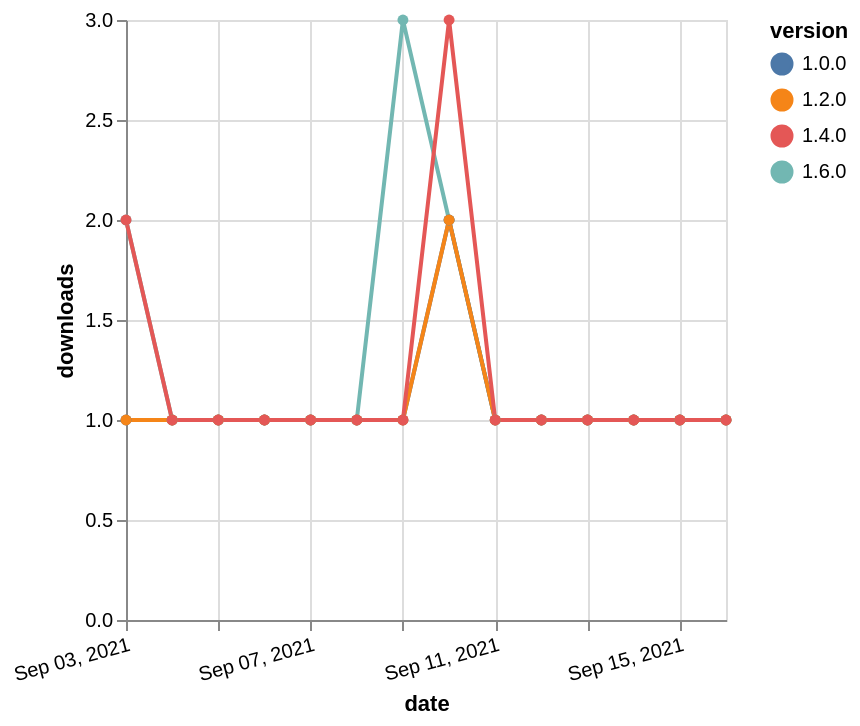

The specification (Vega-Lite) saved for this image:
### Vega-Lite specification from a JSON file in a GitHub repository (floating-point values rounded to 4 significant figures)
{"$schema": "https://vega.github.io/schema/vega-lite/v5.json", "description": "A simple bar chart with embedded data.", "data": {"values": [{"date": "2021-09-03", "total": 130, "delta": 2, "version": "1.6.0"}, {"date": "2021-09-04", "total": 131, "delta": 1, "version": "1.6.0"}, {"date": "2021-09-05", "total": 132, "delta": 1, "version": "1.6.0"}, {"date": "2021-09-06", "total": 133, "delta": 1, "version": "1.6.0"}, {"date": "2021-09-07", "total": 134, "delta": 1, "version": "1.6.0"}, {"date": "2021-09-08", "total": 135, "delta": 1, "version": "1.6.0"}, {"date": "2021-09-09", "total": 138, "delta": 3, "version": "1.6.0"}, {"date": "2021-09-10", "total": 140, "delta": 2, "version": "1.6.0"}, {"date": "2021-09-11", "total": 141, "delta": 1, "version": "1.6.0"}, {"date": "2021-09-12", "total": 142, "delta": 1, "version": "1.6.0"}, {"date": "2021-09-13", "total": 143, "delta": 1, "version": "1.6.0"}, {"date": "2021-09-14", "total": 144, "delta": 1, "version": "1.6.0"}, {"date": "2021-09-15", "total": 145, "delta": 1, "version": "1.6.0"}, {"date": "2021-09-16", "total": 146, "delta": 1, "version": "1.6.0"}, {"date": "2021-09-03", "total": 192, "delta": 1, "version": "1.0.0"}, {"date": "2021-09-04", "total": 193, "delta": 1, "version": "1.0.0"}, {"date": "2021-09-05", "total": 194, "delta": 1, "version": "1.0.0"}, {"date": "2021-09-06", "total": 195, "delta": 1, "version": "1.0.0"}, {"date": "2021-09-07", "total": 196, "delta": 1, "version": "1.0.0"}, {"date": "2021-09-08", "total": 197, "delta": 1, "version": "1.0.0"}, {"date": "2021-09-09", "total": 198, "delta": 1, "version": "1.0.0"}, {"date": "2021-09-10", "total": 200, "delta": 2, "version": "1.0.0"}, {"date": "2021-09-11", "total": 201, "delta": 1, "version": "1.0.0"}, {"date": "2021-09-12", "total": 202, "delta": 1, "version": "1.0.0"}, {"date": "2021-09-13", "total": 203, "delta": 1, "version": "1.0.0"}, {"date": "2021-09-14", "total": 204, "delta": 1, "version": "1.0.0"}, {"date": "2021-09-15", "total": 205, "delta": 1, "version": "1.0.0"}, {"date": "2021-09-16", "total": 206, "delta": 1, "version": "1.0.0"}, {"date": "2021-09-03", "total": 172, "delta": 1, "version": "1.2.0"}, {"date": "2021-09-04", "total": 173, "delta": 1, "version": "1.2.0"}, {"date": "2021-09-05", "total": 174, "delta": 1, "version": "1.2.0"}, {"date": "2021-09-06", "total": 175, "delta": 1, "version": "1.2.0"}, {"date": "2021-09-07", "total": 176, "delta": 1, "version": "1.2.0"}, {"date": "2021-09-08", "total": 177, "delta": 1, "version": "1.2.0"}, {"date": "2021-09-09", "total": 178, "delta": 1, "version": "1.2.0"}, {"date": "2021-09-10", "total": 180, "delta": 2, "version": "1.2.0"}, {"date": "2021-09-11", "total": 181, "delta": 1, "version": "1.2.0"}, {"date": "2021-09-12", "total": 182, "delta": 1, "version": "1.2.0"}, {"date": "2021-09-13", "total": 183, "delta": 1, "version": "1.2.0"}, {"date": "2021-09-14", "total": 184, "delta": 1, "version": "1.2.0"}, {"date": "2021-09-15", "total": 185, "delta": 1, "version": "1.2.0"}, {"date": "2021-09-16", "total": 186, "delta": 1, "version": "1.2.0"}, {"date": "2021-09-03", "total": 201, "delta": 2, "version": "1.4.0"}, {"date": "2021-09-04", "total": 202, "delta": 1, "version": "1.4.0"}, {"date": "2021-09-05", "total": 203, "delta": 1, "version": "1.4.0"}, {"date": "2021-09-06", "total": 204, "delta": 1, "version": "1.4.0"}, {"date": "2021-09-07", "total": 205, "delta": 1, "version": "1.4.0"}, {"date": "2021-09-08", "total": 206, "delta": 1, "version": "1.4.0"}, {"date": "2021-09-09", "total": 207, "delta": 1, "version": "1.4.0"}, {"date": "2021-09-10", "total": 210, "delta": 3, "version": "1.4.0"}, {"date": "2021-09-11", "total": 211, "delta": 1, "version": "1.4.0"}, {"date": "2021-09-12", "total": 212, "delta": 1, "version": "1.4.0"}, {"date": "2021-09-13", "total": 213, "delta": 1, "version": "1.4.0"}, {"date": "2021-09-14", "total": 214, "delta": 1, "version": "1.4.0"}, {"date": "2021-09-15", "total": 215, "delta": 1, "version": "1.4.0"}, {"date": "2021-09-16", "total": 216, "delta": 1, "version": "1.4.0"}]}, "width": "container", "mark": {"type": "line", "point": {"filled": true}}, "encoding": {"x": {"field": "date", "type": "temporal", "timeUnit": "yearmonthdate", "title": "date", "axis": {"labelAngle": -15}}, "y": {"field": "delta", "type": "quantitative", "title": "downloads"}, "color": {"field": "version", "type": "nominal"}, "tooltip": {"field": "delta"}}}
